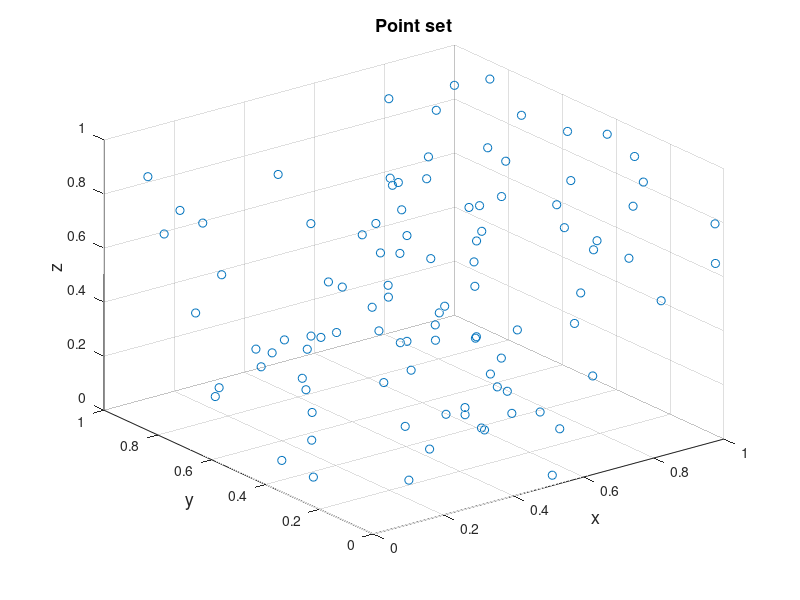

MATLAB code for this plot: (Note: this script raises an error after producing the figure.)
%% Verification of the convex hull algorithm in 3-dimensional space

%% Initial data
% Set the random number generator.
rng(1);
%% 
% Set the points the convex hull of which is to be calculated.
points=rand(100,3);
%%
% Plot the point set.
figure('Name','Point set','NumberTitle','off')
scatter3(points(:,1),points(:,2),points(:,3))
xlabel('x','FontSize',13);
ylabel('y','FontSize',13);
zlabel('z','FontSize',13);
title('Point set','FontSize',13)

%% Processing
% Find the point identities defining each facet of the convex hull of the
% point set with the new algorithm.
chull1=convhull_nd(points);
%%
% Find the point identities defining each facet of the convex hull of the
% point set with the algorithm provided by MATLAB.
chull2=convhulln(points,{'Qt','Qx'});
%% Verification
% *Error check 1: hull sizes*
%%
% Find the number of facets consisting the convex hull calculated by the
% new algorithm.
hfacets=size(chull1,1);
%%
% Find the number of facets consisting the convex hull calculated by the
% algorithm provided by MATLAB
cfacets=size(chull2,1);
%%
% Check if the number of facets consisting the two calculated convex hulls
% is the same. If this is not the case, throw an error.
if cfacets~=hfacets
    error('The number of facets does not match the true solution.');
end
%%
% *Error check 2: duplicate facets*
%%
% $d$ is the dimension of the problem.
d=size(points,2);
%%
% Loop over all facets in pairs, such that each facet pair contains two
% different facets. For each pair, the facets of which are defined by $d$
% points each, check if the two facets contain $d$ common points. If so,
% this means that the two facets are defined by the same points, therefore
% the two facets of the pair are identical. There must not be any duplicate
% facets, so if a pair is found having two identical facets, throw an
% error.
for i=1:hfacets
    for j=i+1:hfacets
        if nnz(ismember(chull1(i,:),chull1(j,:)))==d
            error('Duplicate hull facet.')
        end
    end
end
%%
% *Error check 3: true solution*
%%
% For each facet ($i$) of the convex hull calculated by the new algorithm,
% loop over all facets ($j$) consisting the convex hull calculated by the
% algorithm provided by MATLAB, and check if the points defining facet $i$
% and the points defining facet $i$ are common. This must happen exactly
% one time, since the faces defining the two convex hulls are unique
% according to the above check 2, and their number is the same according to
% the above check 1, namely the $count$ parameter can take the values $0$
% or $1$. If no $j$ th facet identical to $i$ th facet is encountered, then
% the $count$ parameter will remain $0$, otherwise it will be set equal to
% $1$. If the $count$ parameter remains equal to $0$, throw an error.
for i=1:hfacets
    facet1=chull1(i,:);
    count=0;
    for j=1:cfacets
        facet2=chull2(j,:);
        if nnz(ismember(facet1,facet2))==d
            count=1;
        end
    end
    if ~count
        error(['Facet(' num2str(i) ') = [' num2str(facet1) '] is not in the true solution.'])
    end
end
%% Plots
% Plot the convex hull of the point set calculated with the new
% algorithm.
figure('Name','Convex hull with the new algorithm','NumberTitle','off')
trisurf(chull1,points(:,1),points(:,2),points(:,3),...
    'FaceColor',[1 0.5 0],'EdgeColor',[0 0 1]);
xlabel('x','FontSize',13);
ylabel('y','FontSize',13);
zlabel('z','FontSize',13);
title('Convex hull with the new algorithm','FontSize',13)
%%
% Plot the convex hull of the point set calculated with the algorithm
% provided by MATLAB.
figure('Name','Convex hull with MATLAB algorithm','NumberTitle','off')
trisurf(chull2,points(:,1),points(:,2),points(:,3),...
    'FaceColor',[1 0.5 0],'EdgeColor',[0 0 1]);
xlabel('x','FontSize',13);
ylabel('y','FontSize',13);
zlabel('z','FontSize',13);
title('Convex hull with MATLAB algorithm','FontSize',13)

%% Contact author
%
%  (c) 2024 by George Papazafeiropoulos
%  First Lieutenant, Infrastructure Engineer, Hellenic Air Force
%  Civil Engineer, M.Sc., Ph.D. candidate, NTUA
%
% Email: gpapazafeiropoulos@yahoo.gr
%
% Website: http://users.ntua.gr/gpapazaf/
%


